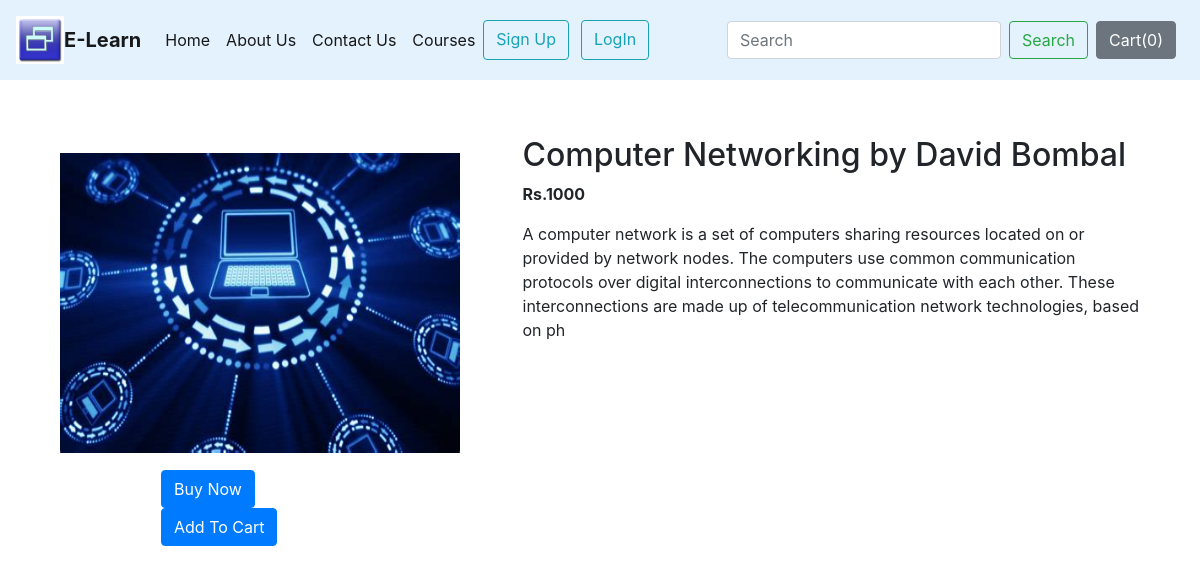
Page /webb/products/12 on the committed database.
### webb/models.py (models this page shows, shortened)
class Product(models.Model):
    product_id=models.AutoField
    product_name=models.CharField(max_length=50)
    category= models.CharField(max_length=50, default="")
    price=models.IntegerField(default=0)
    desc=models.CharField(max_length=300)
    pub_date=models.DateField()
    image= models.ImageField(upload_to="webb/images",default="")

### webb/views.py (the view)
# urls.py: path("products/<int:myid>", views.productView, name="ProductView"),
def productView(request, myid):
    product = Product.objects.filter(id=myid)
    return render(request, 'prodView.html', {'product':product[0]})

### webb/templates/prodView.html (shortened to what this page needs)
{% extends 'basic.html' %}
{% load static %}
{% block body %}
<div class="container">
    <div class="row  mx-auto">
    <div class="col-md-4">
    <div class="row py-0 ml-0">
        <img src="/media/{{product.image}}" width="400px" height="300px">
    </div>
        <div class="row">
                    <a class="btn btn-primary mx-3" href="{% url 'payment' %}" role="button">Buy Now</a>
                    <a class="btn btn-primary mx-3" href="{% url 'payment' %}" role="button">Add To Cart</a>
        </div>
    </div>
    <div class="col-md-7 ml-6">
        <h2>{{product.product_name}}</h2>
        <p><b>Rs.{{product.price}} </b></p>
        <p>{{product.desc}}</p>
    </div>
    </div>
</div>
{% endblock %}

### static/CSS/style.css (style rules this page uses)
* { margin: 0; padding: 0; }
.row { margin-top: 5%; display: flex; justify-content: space-between; margin-left: 25%; }

### rows in the picture
Product: image (picture), product_name "Computer Networking by David Bombal", price "1000", desc "A computer network is a set of computers sharing resources located on or provided by network nodes. The computers use common communication protocols over digital interconnections to communicate with each other. These interconnections are made up of telecommunication network technologies, based on ph"
